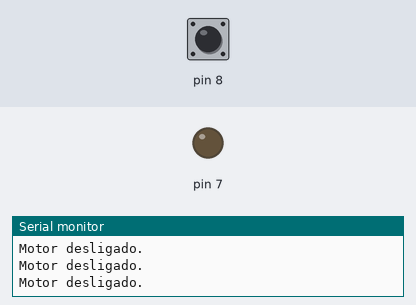
Bench run of a sketch on a simulated Arduino Uno, built with avr-gcc and run on an emulated ATmega328P. Shown: output pins drawn as LEDs (lit = HIGH), the last lines printed to the serial monitor. Dashed ring = blinking. The test bench sets the inputs (shaded band); at power-on: pin 8 LOW.

Above: at 1.2 s.
1.3 s: pin 8 driven HIGH
At 2.1 s:
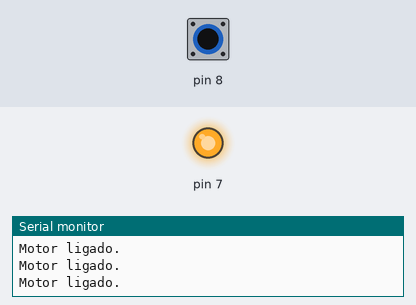
2.8 s: pin 8 driven LOW
At 3.3 s:
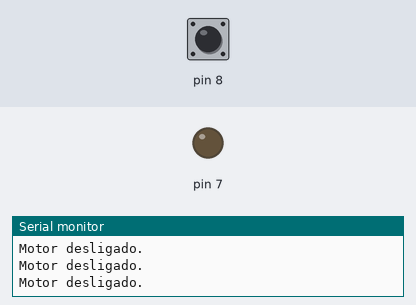
4.3 s: pin 8 pulsed HIGH 2 times (0.12 s each, 0.3 s apart)
At 4.36 s:
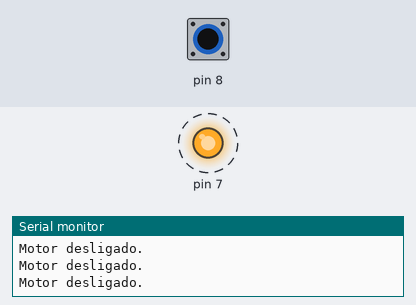
7.9 s: pin 8 pulsed HIGH 5 times (0.12 s each, 0.3 s apart)
At 9.8 s:
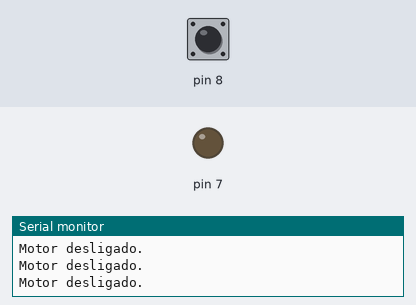
Timing chart, 0 to 11.3 s (numbered marks = the images above; inputs shaded):
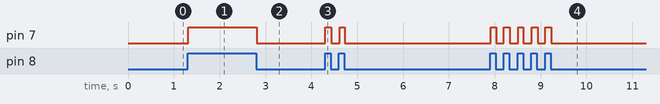

The sketch:

sketch_dec15a.ino
```cpp
void setup() {
  Serial.begin(9600);
  pinMode(7, OUTPUT);
  pinMode(8, INPUT);
}

void loop() {
  // put your main code here, to run repeatedly:
  if(digitalRead(8) == HIGH){
    digitalWrite(7, HIGH);
    Serial.println("Motor ligado.");
    delay(10);
  }else{
    digitalWrite(7, LOW);
    Serial.println("Motor desligado.");
    delay(10);
  }
}
```

Measured:
- after the input at 1.3 s, pin 7: LOW → HIGH at once
- after the input at 2.8 s, pin 7: HIGH → LOW at once
- after the input at 4.3 s, pin 7: alternates HIGH for 0.12 s and LOW for 0.19 s, 4 changes in all, then stays LOW, starting at once
- after the input at 7.9 s, pin 7: alternates HIGH for 0.12 s and LOW for 0.18 s, 10 changes in all, then stays LOW, starting at once
